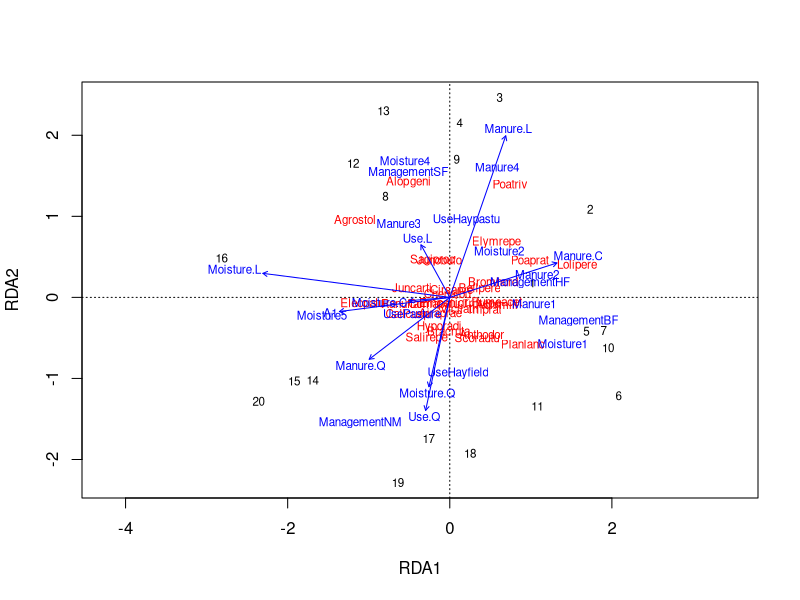

Recreate this plot in R. (Note: this script raises an error after producing the figure.)
## ---- chunk 1
library(vegan)
data(dune)
data(dune.env)
rda_object <- rda(dune ~ ., dune.env)
## ---- chunk 2
plot(rda_object)
## ---- chunk 3
knitr::include_graphics("figures/old_pc.gif")
## ---- chunk 4
var_list = list()
loop_probability = seq(from = 0, to = 1, length.out = 100)
for (i in seq_along(loop_probability)) {
  var_list[i] = var(rbinom(n = 1e4, size = 100, prob = loop_probability[i]))
}
plot_data = data.frame(variance = unlist(var_list), 
                       probability = loop_probability)
plot_data %>% 
  ggplot(aes(x = probability, y = variance)) + 
  geom_line() + 
  ggtitle("Mean-Variance of Binomial Data")
